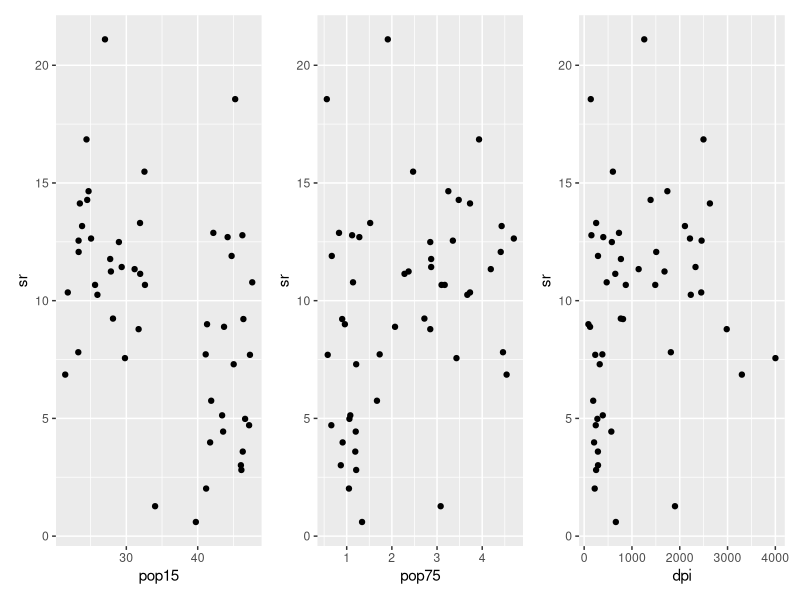
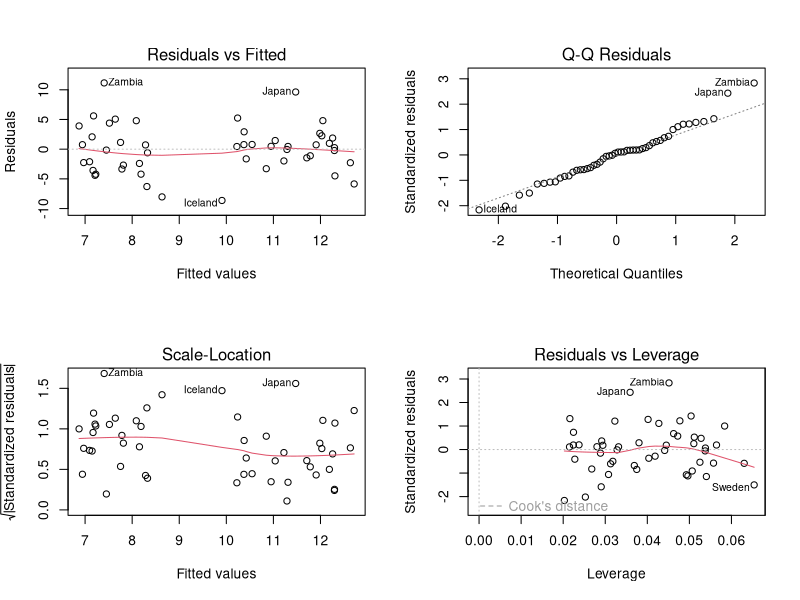
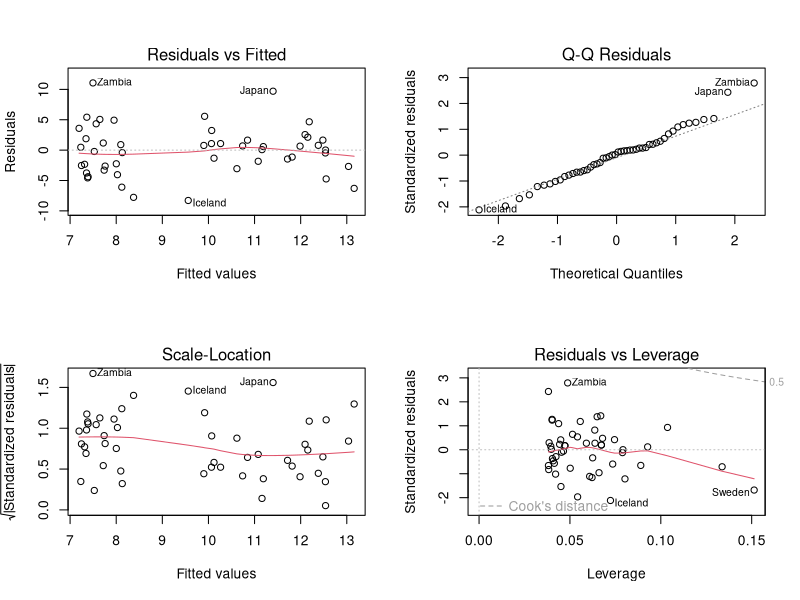
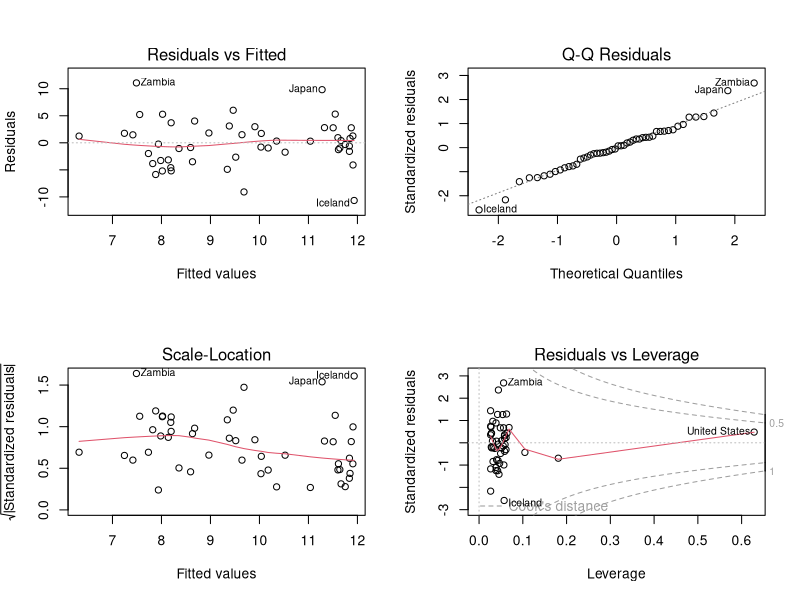
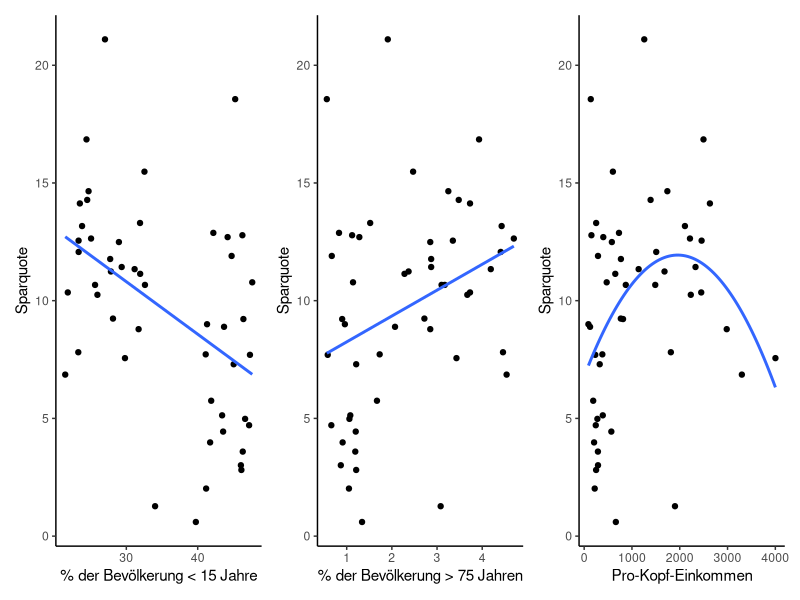

R code for these plots, in order:
#' ---
#' lesson: Statistik 3
#' knitr:
#'   opts_chunk: 
#'     collapse: false
#' musterloesung: true
#' ---
#' 
#' # Statistik 3: Übung
#' 
#' ## Lineare und polynomische Regression
#' 
#' *Aufgabenbeschreibung*
#' 
#' In R gibt es zahlreiche eingebaute Datensätze. Diese sind direkt in R verfügbar und können ohne zusätzliche Downloads oder Installationen genutzt werden. In dieser Übung verwenden wir den Datensatz `LifeCycleSavings`.
#' Du kannst den Datensatz z.B. mit folgendem Befehl als Objekt laden:
#' 
## -----------------------------------------------------------------------------
DataUebung3 <- LifeCycleSavings

#' 
#' 
#' 
#' Der Datensatz enthält Informationen über die Sparquoten in 50 Ländern:
#' 
#' -   `sr` Sparquote (*Savings Ratio*; Anteil des Einkommens der gespart wird in Prozent)
#' 
#' -   `pop15` Prozentsatz der Bevölkerung unter 15 Jahren
#' 
#' -   `pop75` Prozentsatz der Bevölkerung über 75 Jahren
#' 
#' -   `dpi` Pro-Kopf-Einkommen
#' 
#' Du sollst nun untersuchen, ob und wie Sparquote von den anderen drei Variablen abhängt. Teste für jede erklärende Variable einzeln auf lineare und quadratische Zusammenhänge. Stelle die Ergebnisse grafisch dar und verfasse einen ausformulierten Methoden- und Ergebnisteil.
#' 
#' :::: {.content-hidden unless-meta="musterloesung"}
#' ::: callout-note
#' ## Lösung Übung 3
#' 
#' [Demoscript herunterladen (.R)](../purl/Statistik3_Uebung.R){.dld}
#' 
#' [Demoscript herunterladen (.qmd)](../purl/Statistik3_Uebung.qmd){.dld}
#' 
#' - [Lösungstext als Download](Statistik3_Loesung.pdf)
#' 
#' 
#' ### R-Session vorbereiten
#' 
## -----------------------------------------------------------------------------
library(ggplot2)
library(patchwork)


#' 
#' 
#' # Daten anschauen
#' 
## -----------------------------------------------------------------------------
p1 <- ggplot(LifeCycleSavings, aes(x = pop15, y = sr)) +
  geom_point()
p2 <- ggplot(LifeCycleSavings, aes(x = pop75, y = sr)) +
  geom_point()
p3 <- ggplot(LifeCycleSavings, aes(x = dpi, y = sr)) +
  geom_point()

p1+p2+p3


#' 
#' -\> Zusammenhänge sind zu erahnen, aber die Streuung ist gross.
#' 
#' ### Modelle erstellen
#' 
## -----------------------------------------------------------------------------


lm_pop15 <- lm(sr ~ pop15 , data = LifeCycleSavings ) # Einfaches lineares Modell
lm_q_pop15 <- lm(sr ~ pop15 + I(pop15^2),  data = LifeCycleSavings) # Modell mit quadratischem Term


lm_pop75 <- lm(sr ~ pop75, data = LifeCycleSavings ) # Einfaches lineares Modell
lm_q_pop75 <- lm(sr ~ pop75 + I(pop75^2),  data = LifeCycleSavings) # Modell mit quadratischem Term

lm_dpi <- lm(sr ~ dpi , data = LifeCycleSavings ) # Einfaches lineares Modell
lm_q_dpi <- lm(sr ~ dpi + I(dpi^2),  data = LifeCycleSavings) # Modell mit quadratischem Term



#' 
#' ### Modell-Outputs anschauen
#' 
## -----------------------------------------------------------------------------
lm_pop15 |> summary()
lm_q_pop15 |> summary()

#' 
#' -\> Ein linearer negativer Zusammenhang ist vorhanden.
#' 
#' -\> Kein quadratischer Zusammenhang.
#' 
## -----------------------------------------------------------------------------
lm_pop75 |> summary() 
lm_q_pop75 |> summary() 

#' 
#' -\> Ein linearer postiviver Zusammenhang ist vorhanden.
#' 
#' -\> Kein quadratischer Zusammenhang.
#' 
## -----------------------------------------------------------------------------
lm_dpi |> summary()
lm_q_dpi |> summary() 

#' 
#' -\> Kein einfacher linearer Zusammenhang.
#' 
#' -\> Ein quadratischer Zusammenhang ist vorhanden.
#' 
#' ## Modeldiagnostik
#' 
## -----------------------------------------------------------------------------
# Residualplots
par(mfrow = c(2, 2))
plot(lm_pop15)
plot(lm_q_pop15)
plot(lm_q_dpi)

#' 
#' 
#' ## Darstellung der Ergebnisse
#' 
## -----------------------------------------------------------------------------

# Erstellen der Plots
p1 <- ggplot(LifeCycleSavings, aes(x = pop15, y = sr)) +
  geom_point() +
  geom_smooth(method = "lm", formula = y ~ x, se = FALSE) +
  labs(x = "% der Bevölkerung < 15 Jahre",
       y = "Sparquote") +
  theme_classic()

p2 <- ggplot(LifeCycleSavings, aes(x = pop75, y = sr)) +
  geom_point() +
  geom_smooth(method = "lm", formula = y ~ x, se = FALSE) +
  labs(x = "% der Bevölkerung > 75 Jahren",
       y = "Sparquote") +
  theme_classic()

p3 <- ggplot(LifeCycleSavings, aes(x = dpi, y = sr)) +
  geom_point() +
  geom_smooth(method = "lm", formula = y ~ x + I(x^2), se = FALSE) +
  labs(x = "Pro-Kopf-Einkommen",
       y = "Sparquote") +
  theme_classic()

p1 + p2 + p3


#' :::
#' ::::
